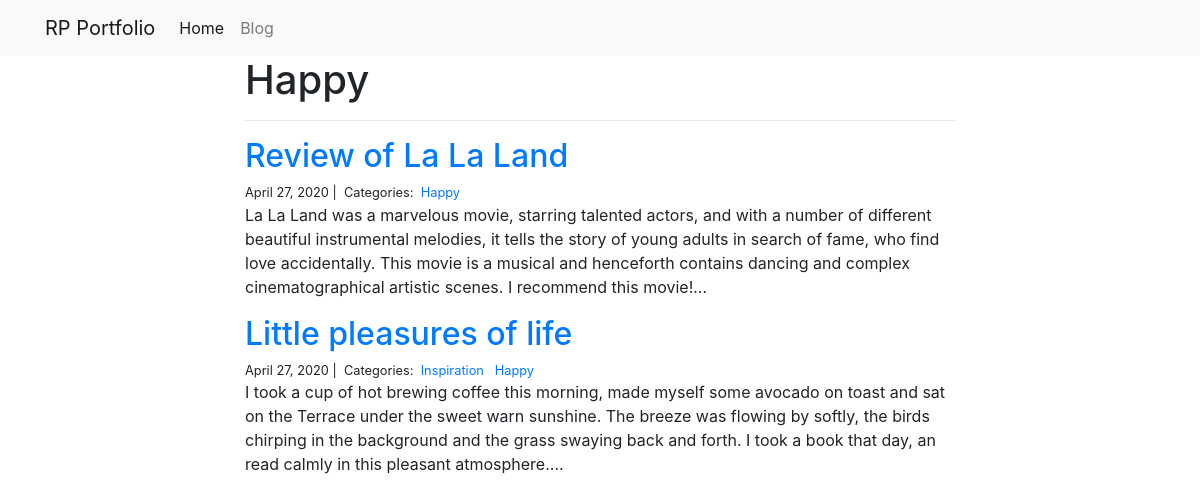
Page /blog/Happy/ on the committed database.
### blog/models.py (models this page shows)
class Category(models.Model):
    name = models.CharField(max_length=20)

class Post(models.Model):
    title = models.CharField(max_length=255)
    body = models.TextField()
    created_on = models.DateTimeField(auto_now_add=True)
    last_modified = models.DateTimeField(auto_now=True)
    categories = models.ManyToManyField('Category', related_name='posts')

### blog/views.py (the view)
# urls.py: path("<category>/", views.blog_category, name="blog_category"),
def blog_category(request, category):
    posts = Post.objects.filter(
        categories__name__contains=category
    ).order_by(
        '-created_on'
    )
    context = {
        "category": category,
        "posts": posts
    }
    return render(request, "blog_category.html", context)

### blog/templates/blog_category.html
{% extends "base.html" %}
{% block page_content %}
<div class="col-md-8 offset-md-2">
    <h1>{{ category | title }}</h1>
    <hr>
    {% for post in posts %}
        <h2><a href="{% url 'blog_detail' post.pk%}">{{ post.title }}</a></h2>
        <small>
            {{ post.created_on.date }} |&nbsp;
            Categories:&nbsp;
            {% for category in post.categories.all %}
            <a href="{% url 'blog_category' category.name %}">
                {{ category.name }}
            </a>&nbsp;
            {% endfor %}
        </small>
        <p>{{ post.body | slice:":400" }}...</p>
    {% endfor %}
</div>
{% endblock %}

### rows in the picture
Category: name "Happy"
Post: title "Review of La La Land", created_on "April 27, 2020", body "La La Land was a marvelous movie, starring talented actors, and with a number of different beautiful instrumental melodies, it tells the story of young adults in search of fame, who find love accidentally. This movie is a musical and henceforth contains dancing and complex cinematographical artistic scenes. I recommend this movie!"
Post: title "Little pleasures of life", created_on "April 27, 2020", body "I took a cup of hot brewing coffee this morning, made myself some avocado on toast and sat on the Terrace under the sweet warn sunshine. The breeze was flowing by softly, the birds chirping in the background and the grass swaying back and forth. I took a book that day, an read calmly in this pleasant atmosphere."
Category: name "Inspiration"
